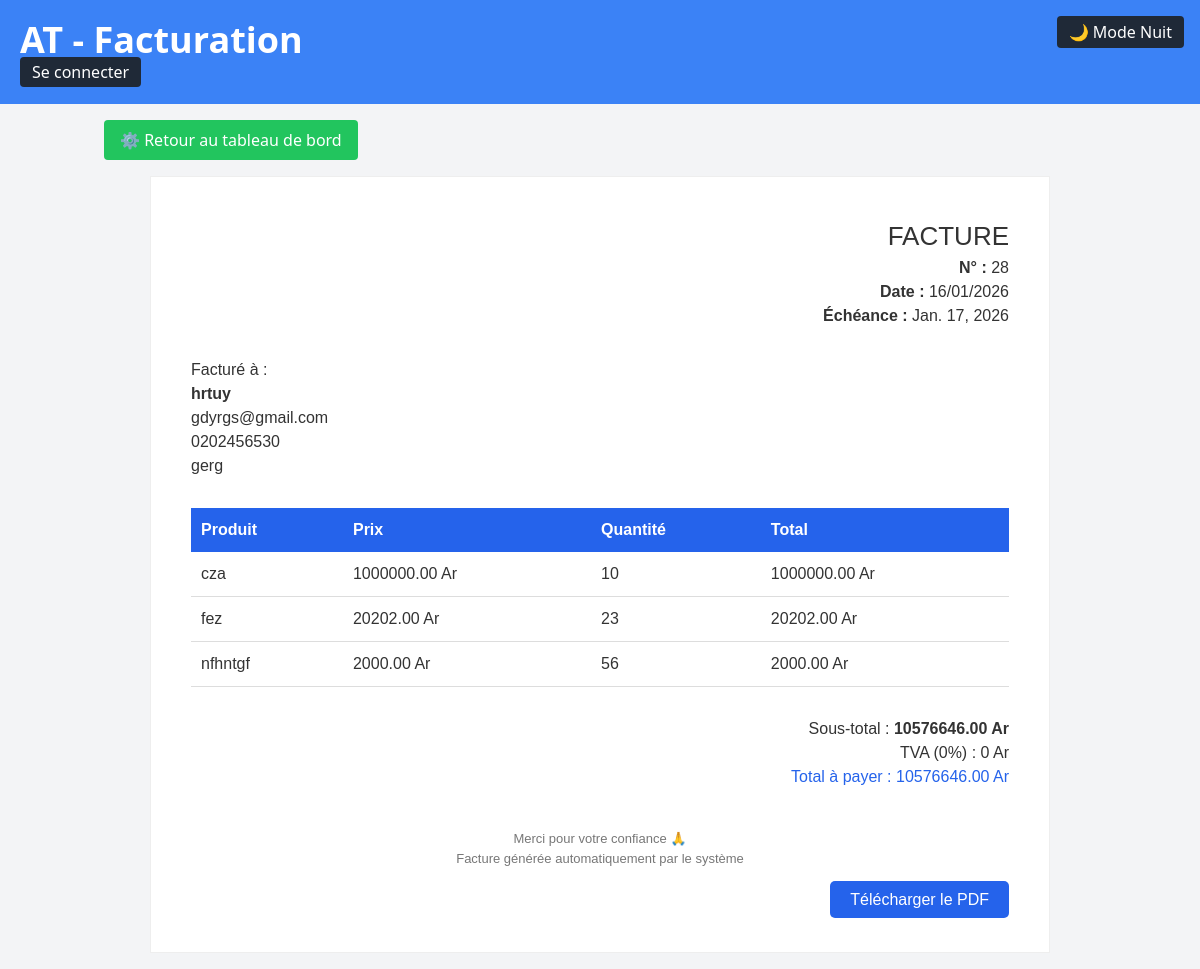
Screenshot of /invoices/invoice/28/ with the database file from the repository.
### core/models.py (models this page shows, shortened)
class Invoice(models.Model):
    STATUS_CHOICES = [
        ('draft', 'Brouillon'),
        ('sent', 'Envoyée'),
        ('paid', 'Payée'),
        ('cancelled', 'Annulée'),
    ]
    owner = models.ForeignKey(settings.AUTH_USER_MODEL, on_delete=models.CASCADE)
    client = models.ForeignKey(Client, on_delete=models.CASCADE)
    products = models.ManyToManyField(Product, through='InvoiceItem')
    status = models.CharField(max_length=20, choices=STATUS_CHOICES, default='draft')
    created_at = models.DateTimeField(auto_now_add=True)
    due_date = models.DateField(null=True, blank=True)
    @property
    def total(self):
        return sum(item.total() for item in self.invoiceitem_set.all())

class Client(models.Model):
    SEX_CHOICES = [
        ('M', 'Masculin'),
        ('F', 'Féminin'),
        ('O', 'Autre'),
    ]
    PROVINCE_CHOICES = [
        ('province1', 'Antananarivo'),
        ('province2', 'Antsiranana'),
        ('province3', 'Toamasina'),
        ('province4', 'Mahajanga'),
        ('province5', 'Fianarantsoa'),
        ('province6', 'Toliara'),
    ]
    AGE_CHOICES = [
        ('<18', 'Moins de 18 ans'),
        ('18-25', '18-25 ans'),
        ('26-35', '26-35 ans'),
        ('36-50', '36-50 ans'),
        ('50+', 'Plus de 50 ans'),
    ]
    owner = models.ForeignKey(settings.AUTH_USER_MODEL, on_delete=models.CASCADE)
    name = models.CharField(max_length=255)
    email = models.EmailField()
    phone = models.CharField(max_length=50, blank=True, null=True)
    address = models.TextField(blank=True, null=True)
    sex = models.CharField(max_length=1, choices=SEX_CHOICES, blank=True, null=True)
    province = models.CharField(max_length=50, choices=PROVINCE_CHOICES, blank=True, null=True)
    age_range = models.CharField(
        max_length=10,
        choices=AGE_CHOICES,
        blank=True,
        null=True
    )
    created_at = models.DateTimeField(auto_now_add=True)

class InvoiceItem(models.Model):
    invoice = models.ForeignKey(Invoice, on_delete=models.CASCADE)
    product = models.ForeignKey(Product, on_delete=models.CASCADE)
    quantity = models.PositiveIntegerField(default=1)
    def total(self):
        return self.product.price * self.quantity

class Product(models.Model):
    owner = models.ForeignKey(settings.AUTH_USER_MODEL, on_delete=models.CASCADE)
    name = models.CharField(max_length=255)
    description = models.TextField(blank=True, null=True)
    price = models.DecimalField(max_digits=10, decimal_places=2)

### core/views.py (the view)
# urls.py: path('invoice/<int:pk>/', views.invoice_detail, name='invoice_detail'),
def invoice_detail(request, pk):
    invoice = get_object_or_404(Invoice, pk=pk)
    items = invoice.invoiceitem_set.all()  # liste des produits avec quantité
    total = invoice.total  # total calculé
    return render(request, "core/invoice_detail.html", {
        "invoice": invoice,
        "items": items,
        "total": total
    })

### templates/core/invoice_detail.html (shortened to what this page needs)
{% extends "base.html" %}
{% block content %}
<a href="{% url 'dashboard' %}"
       class="inline-block bg-green-500 text-white px-4 py-2 rounded hover:bg-green-600 transition-colors mb-4">
       ⚙️ Retour au tableau de bord
</a>
<div class="invoice-box">
    <div class="header">
        <div class="invoice-title">
            <h2>FACTURE</h2>
            <p>
                <strong>N° :</strong> {{ invoice.id }}<br>
                <strong>Date :</strong> {{ invoice.created_at|date:"d/m/Y" }}<br>
                <strong>Échéance :</strong> {{ invoice.due_date }}
            </p>
        </div>
    </div>
    <div class="section">
        <h3>Facturé à :</h3>
        <p>
            <strong>{{ invoice.client.name }}</strong><br>
            {{ invoice.client.email }}<br>
            {{ invoice.client.phone }}<br>
            {{ invoice.client.address }}
        </p>
    </div>
    <div class="section">
        <table class="table">
            <thead>
                <tr>
                    <th>Produit</th>
                    <th>Prix</th>
                    <th>Quantité</th>
                    <th>Total</th>
                </tr>
            </thead>
            <tbody>
                {% for item in invoice.invoiceitem_set.all %}
                <tr>
                    <td>{{ item.product.name }}</td>
                    <td>{{ item.product.price }} Ar</td>
                    <td>{{ item.quantity }}</td>
                    <td>
                        {{ item.product.price|floatformat:2 }} Ar
                    </td>
                </tr>
                {% endfor %}
            </tbody>
        </table>
    </div>
    <div class="total-box">
        <p>Sous-total : <strong>{{ invoice.total }} Ar</strong></p>
        <p>TVA (0%) : 0 Ar</p>
        <h2>Total à payer : {{ invoice.total }} Ar</h2>
    </div>
    <div class="footer">
        Merci pour votre confiance 🙏<br>
        Facture générée automatiquement par le système
    </div>
    <div style="text-align:right; margin-top:20px;">
        <a href="{% url 'invoice_pdf' invoice.id %}"
           style="background:#2563eb;color:white;padding:10px 20px;
                  text-decoration:none;border-radius:5px;">
            Télécharger le PDF
        </a>
    </div>
</div>
{% endblock %}

### templates/base.html (style rules this page uses)
:root { --color-bg: #0b0c2c; --color-card: #1a1a2e; --color-text: #f5f5f5; --color-accent: #00ffff; --color-accent2: #8a2be2; }

### templates/core/invoice_detail.html (style rules this page uses)
.invoice-box { max-width: 900px; margin: auto; padding: 40px; border: 1px solid #eee; font-family: "Helvetica", Arial, sans-serif; color: #333; background: #ffffff; }
.header { display: flex; justify-content: space-between; align-items: center; }
.invoice-title { text-align: right; }
.invoice-title h2 { margin: 0; font-size: 26px; }
.section { margin-top: 30px; }
.table { width: 100%; border-collapse: collapse; margin-top: 15px; }
.table th { background: #2563eb; color: white; padding: 10px; text-align: left; }
.table td { padding: 10px; border-bottom: 1px solid #ddd; }
.total-box { margin-top: 30px; text-align: right; }
.total-box h2 { color: #2563eb; }
.footer { margin-top: 40px; text-align: center; font-size: 13px; color: #777; }

### rows the page displays
Invoice: id "28", created_at "16/01/2026", due_date "Jan. 17, 2026", client.name "hrtuy", client.email "gdyrgs@gmail.com", client.phone "0202456530", client.address "gerg", total "10576646.00"
InvoiceItem: product.name "cza", product.price "1000000.00", quantity "10"
InvoiceItem: product.name "fez", product.price "20202.00", quantity "23"
InvoiceItem: product.name "nfhntgf", product.price "2000.00", quantity "56"
